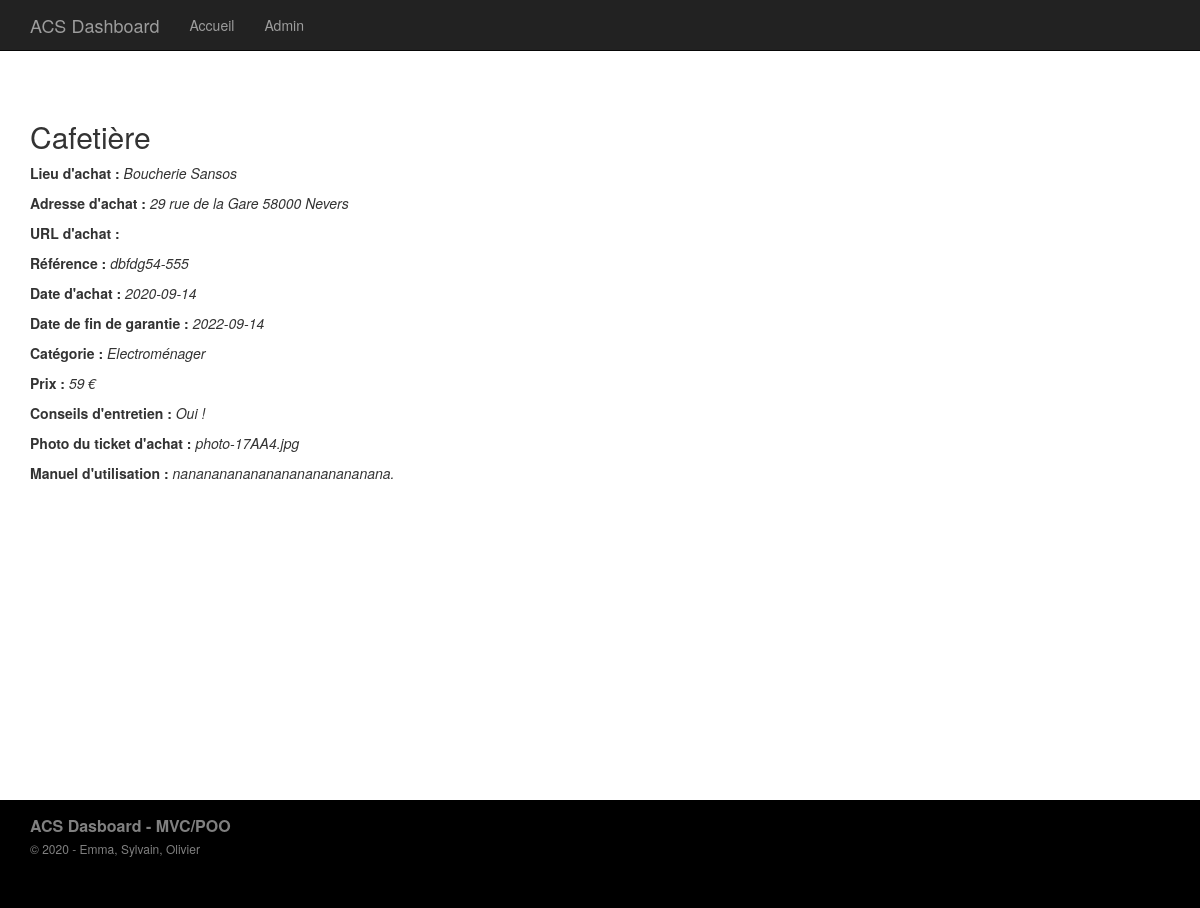
Screenshot of /index.php?p=posts.single&id=6 with the database file from the repository.
### tables this page shows
CREATE TABLE IF NOT EXISTS `articles` (
  `id` int(11) NOT NULL AUTO_INCREMENT,
  `titre` varchar(255) DEFAULT NULL,
  `lieuachat` varchar(255) DEFAULT NULL,
  `adresseachat` varchar(255) DEFAULT NULL,
  `urlachat` varchar(255) DEFAULT NULL,
  `ref` varchar(255) NOT NULL,
  `dateachat` varchar(20) NOT NULL,
  `datefingarantie` varchar(20) NOT NULL,
  `category_id` int(11) DEFAULT NULL,
  `prix` int(10) NOT NULL DEFAULT 0,
  `conseilsentretien` longtext DEFAULT NULL,
  `phototicketachat` varchar(255) DEFAULT NULL,
  `manuelutilisation` longtext DEFAULT NULL,
  PRIMARY KEY (`id`)
);

CREATE TABLE IF NOT EXISTS `categories` (
  `id` int(11) NOT NULL AUTO_INCREMENT,
  `titre` varchar(255) DEFAULT NULL,
  PRIMARY KEY (`id`)
);

### core/Controller/Controller.php (called while the page is built, shortened)
<?php
    class Controller
    {
        protected $viewPath;
        protected function render($view, $variables = [])
        {
            extract($variables);
            require($this->viewPath . str_replace('.', '/', $view) . '.php');
        }
    }

### app/Controller/PostsController.php (called while the page is built, shortened)
<?php
    class PostsController extends AppController
    {
        public function single()
        {
            $article = $this->Post->findWitdhCategory($_GET['id']);
            $this->render('posts.single', compact('article'));
        }
    }

### public/index.php (called while the page is built, shortened)
<?php
    if (isset($_GET['p'])) {
        $page = $_GET['p'];
    } else {
        $page = 'posts.index';
    }
    $page = explode('.', $page);
    if ($page[0] == 'admin') {
        $controller = '\App\Controller\Admin\\' . ucfirst($page[1]) . 'Controller';
        $action = $page[2];
    } else {
        $action = $page[1];
    }
    $controller = new $controller();
    $controller->$action();

### core/Table/Table.php (called while the page is built, shortened)
<?php
    class Table
    {
        protected $db;
        public function __construct(Database $db)
        {
            $this->db = $db;
        }
        public function query($statement, $attributes = null, $one = false)
        {
            if ($attributes) {
                return $this->db->prepare(
                    $statement,
                    $attributes,
                    str_replace('Table', 'Entity', get_class($this)),
                    $one
                );
            } else {
                return $this->db->query(
                    $statement,
                    str_replace('Table', 'Entity', get_class($this)),
                     $one
                );
            }
        }
    }

### core/Database/MysqlDatabase.php (called while the page is built, shortened)
<?php
    class MysqlDatabase extends Database
    {
        private $pdo;
        private function getPDO()
        {
            if ($this->pdo === null) {
                $pdo = new PDO('mysql:dbname=mvc-blog;host=localhost', 'root', '');
                $pdo->setAttribute(PDO::ATTR_ERRMODE, PDO::ERRMODE_EXCEPTION);
                $this->pdo = $pdo;
            }
            return $this->pdo;
        }
        public function prepare($statement, $attributes, $class_name = null, $one = false)
        {
            $req = $this->getPDO()->prepare($statement);
            $res = $req->execute($attributes);
            if ($class_name === null) {
                $req->setFetchMode(PDO::FETCH_OBJ);
            } else {
                $req->setFetchMode(PDO::FETCH_CLASS, $class_name);
            }
            if ($one) {
                $datas = $req->fetch();
            }
            else {
                $datas = $req->fetchAll();
            }
            return $datas;
        }
    }

### app/Table/PostTable.php (called while the page is built, shortened)
<?php
    class PostTable extends Table
    {
        public function findWitdhCategory($id)
        {
            return $this->query(
                "
                SELECT articles.id, articles.titre, articles.lieuachat, articles.adresseachat, articles.urlachat, articles.ref, articles.dateachat, articles.datefingarantie, articles.prix, articles.conseilsentretien, articles.phototicketachat, articles.manuelutilisation, categories.titre as categorie
                FROM articles
                LEFT JOIN categories ON category_id = categories.id
                WHERE articles.id = ?
                ORDER BY articles.id DESC",
                [$id],
                true
            );
        }
    }

### app/Autoloader.php (called while the page is built, shortened)
<?php
  class Autoloader
  {
      public static function autoload($class)
      {
          if (strpos($class, __NAMESPACE__ . '\\') === 0) {
              $class = str_replace(__NAMESPACE__ . '\\', '', $class);
              $class = str_replace('\\', '/', $class);
          }
      }
  }

### core/Autoloader.php (called while the page is built, shortened)
<?php
  class Autoloader
  {
      public static function autoload($class)
      {
          if (strpos($class, __NAMESPACE__ . '\\') === 0) {
              $class = str_replace(__NAMESPACE__ . '\\', '', $class);
              $class = str_replace('\\', '/', $class);
          }
      }
  }

### app/Views/posts/single.php (the view)
<h2><?= $article->titre; ?></h2>
<p><b>Lieu d'achat : </b><em><?= $article->lieuachat; ?></em></p>
<p><b>Adresse d'achat : </b><em><?= $article->adresseachat; ?></em></p>
<p><b>URL d'achat : </b><em><?= $article->urlachat; ?></em></p>
<p><b>Référence : </b><em><?= $article->ref; ?></em></p>
<p><b>Date d'achat : </b><em><?= $article->dateachat; ?></em></p>
<p><b>Date de fin de garantie : </b><em><?= $article->datefingarantie; ?></em></p>
<p><b>Catégorie : </b><em><?= $article->categorie; ?></em></p>
<p><b>Prix : </b><em><?= $article->prix; ?> €</em></p>
<p><b>Conseils d'entretien : </b><em><?= $article->conseilsentretien; ?></em></p>
<p><b>Photo du ticket d'achat : </b><em><?= $article->phototicketachat; ?></em></p>
<p><b>Manuel d'utilisation : </b><em><?= $article->manuelutilisation; ?></em></p>

### rows the page displays
articles: titre "Cafetière", lieuachat "Boucherie Sansos", adresseachat "29 rue de la Gare 58000 Nevers", ref "dbfdg54-555", dateachat "2020-09-14", datefingarantie "2022-09-14", category.titre "Electroménager", prix "59", conseilsentretien "Oui !", phototicketachat "photo-17AA4.jpg", manuelutilisation "nananananananananananananana."
